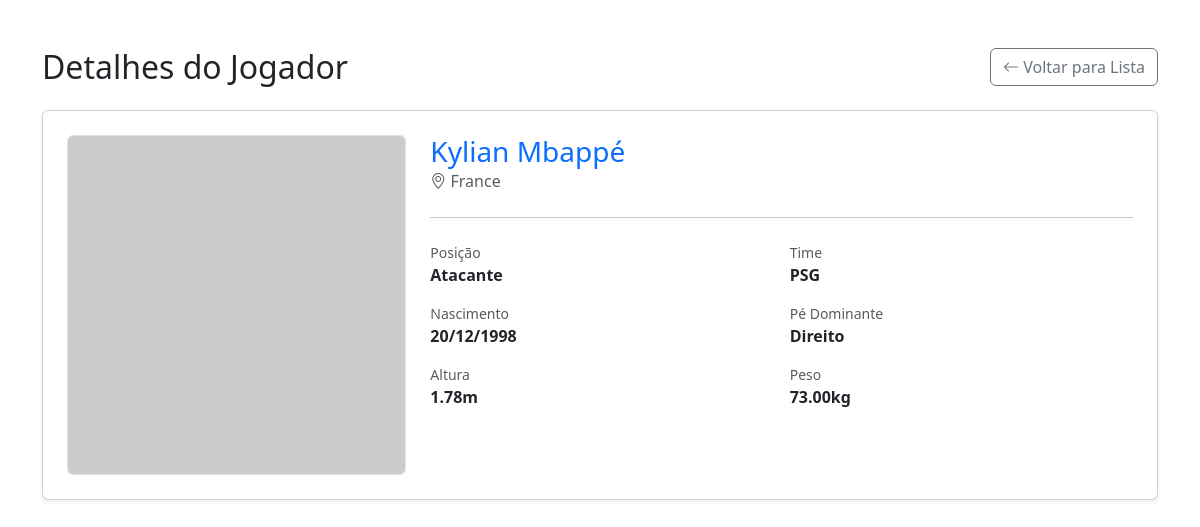
The app's page /jogadores/jogador?id=3 with its own data.
### tables this page shows
CREATE TABLE IF NOT EXISTS jogadores (
    id INT AUTO_INCREMENT PRIMARY KEY,
    nome VARCHAR(255) NOT NULL,
    data_nascimento DATE NOT NULL,
    nacionalidade VARCHAR(100) NULL,
    altura DECIMAL(4,2) NULL,
    peso DECIMAL(5,2) NULL,
    pe_dominante ENUM('Esquerdo', 'Direito', 'Ambos') NULL,
    posicao ENUM('Goleiro', 'Defensor', 'Meio-campista', 'Atacante') NULL,
    time VARCHAR(100) NULL,
    imagem VARCHAR(255) DEFAULT NULL,
    criado_em TIMESTAMP DEFAULT CURRENT_TIMESTAMP
);

### app/controllers/JogadorController.php (called while the page is built, shortened)
<?php
class JogadorController extends Controller
{
    private JogadorService $service;
    public function __construct()
    {
        $this->service = new JogadorService();
    }
    public function verJogador()
    {
        $id = $_GET['id'];
        $data['jogador'] = $this->service->getJogador($id);
        $this->view('jogadores/jogadores_show', $data);
    }
}

### app/core/Router.php (called while the page is built, shortened)
<?php
class Router
{
    private array $routes = [];
    public function get($route, $action){
        $this->routes[] = [
            'method' => 'get',
            'route' => $route,
            'action' => $action
        ];
    }
    public function post($route, $action){
        $this->routes[] = [
            'method' => 'post',
            'route' => $route,
            'action' => $action
        ];
    }
    public function run()
    {
        $uri  = parse_url($_SERVER['REQUEST_URI'], PHP_URL_PATH);
        $method = strtolower($_SERVER['REQUEST_METHOD']);
        foreach ($this->routes as $route) {
            if ($route['route'] == $uri && $route['method'] == $method) {
                return $this->dispatch($route);
            }
        }
        exit('Rota não encontrada');
    }
    public function dispatch($route){
        list($controller, $method) = explode('@', $route['action']);
        $controller = new $controllerClass;
        $controller->$method();
    }
}

### public/index.php (called while the page is built, shortened)
<?php
require_once __DIR__ . '/../app/core/Autoload.php';
$router = new Router();
$router->get('/', 'JogadorController@listarTodos');
$router->get('/jogadores', 'JogadorController@listarTodos');
$router->get('/jogadores/jogador', 'JogadorController@verJogador');
$router->get('/jogadores/cadastrar', 'JogadorController@criar');
$router->post('/jogadores/salvar', 'JogadorController@salvar');
$router->get('/jogadores/editar', 'JogadorController@editar');
$router->post('/jogadores/atualizar', 'JogadorController@atualizar');
$router->get('/jogadores/excluir', 'JogadorController@excluir');
$router->get('/teste', 'JogadorController@redirecionarTeste');
$router->get('/usuarios', 'UsuarioController@index');
$router->get('/usuarios/cadastrar', 'UsuarioController@cadastrar');
$router->post('/usuarios/salvar', 'UsuarioController@salvar');
$router->get('/usuarios/editar', 'UsuarioController@editar');
$router->post('/usuarios/atualizar', 'UsuarioController@atualizar');
$router->get('/usuarios/excluir', 'UsuarioController@excluir');
$router->run();

### app/repositories/JogadorRepository.php (called while the page is built, shortened)
<?php
class JogadorRepository
{
    private PDO $connection;
    function __construct()
    {
        $this->connection = ConnectionFactory::getConnection();
    }
    public function getJogador(int $id)
    {
        $stm = $this->connection->prepare("SELECT * FROM jogadores WHERE id = :id");
        $stm->bindValue('id', $id);
        $stm->execute();
        $jogador = $stm->fetch();
        return $jogador;
    }
}

### app/database/ConnectionFactory.php (called while the page is built, shortened)
<?php
class ConnectionFactory {
    private static ?PDO $connection = null;
    public static function getConnection(){
        if (self::$connection == null) {
            try {
                $dsn = "mysql:host=" . DB_HOST . ";dbname=" . DB_NAME ;
                self::$connection = self::createConnection($dsn);
            } catch(Exception $e){
                print("Não foi possível acessar o banco:  " . DB_NAME);
                print("<br>O erro foi: ". $e->getMessage());
                print("<br>Tentando inicializar o banco de dados...");
                $dsn = "mysql:host=" . DB_HOST;
                self::$connection = self::createConnection($dsn);
                $databaseInit = new DatabaseInitializer();
                $databaseInit->init(self::$connection);
                $dsn = "mysql:host=" . DB_HOST . ";dbname=" . DB_NAME ;
                self::$connection = self::createConnection($dsn);
            }
        }
        return self::$connection;
    }
    private static function createConnection(string $dsn){
        $connection = new PDO($dsn, DB_USER, DB_PASS);
        $connection->setAttribute(PDO::ATTR_ERRMODE, PDO::ERRMODE_EXCEPTION);
        $connection->setAttribute(PDO::ATTR_DEFAULT_FETCH_MODE, PDO::FETCH_ASSOC);
        return $connection;
    }
}

### app/services/JogadorService.php (called while the page is built, shortened)
<?php
class JogadorService {
    private JogadorRepository $repository;
    public function __construct(){
        $this->repository = new JogadorRepository();
    }
    public function getJogador(int $id){
        return $this->repository->getJogador($id);
    }
}

### app/core/Autoload.php (called while the page is built, shortened)
<?php
spl_autoload_register(function($class){
    $prefix = 'app\\';
    $baseDir = __DIR__ . '/../';
    if (str_starts_with($class, $prefix)) {
        $path = substr($class, strlen($prefix));
        $classFile = $baseDir .  str_replace('\\', '/', $path) . '.php';
    } else {
        throw new Exception("A classe {$class} não pode ser carregada");
    }
});

### app/views/jogadores/jogadores_show.php (the view, shortened to what this page needs)
<!DOCTYPE html>
<html lang="pt-br">
<head>
    <link href="https://cdn.jsdelivr.net/npm/bootstrap@5.3.3/dist/css/bootstrap.min.css" rel="stylesheet">
    <link href="https://cdn.jsdelivr.net/npm/bootstrap-icons/font/bootstrap-icons.css" rel="stylesheet">
</head>
<body>
    <div class="container py-5">
        <?php if (isset($jogador)): ?>
            <div class="d-flex justify-content-between align-items-center mb-4">
                <h2 class="mb-0">Detalhes do Jogador</h2>
                <a href="<?= URL_BASE ?>/jogadores" class="btn btn-outline-secondary">
                    <i class="bi bi-arrow-left"></i> Voltar para Lista
                </a>
            </div>
            <div class="card shadow-sm">
                <div class="card-body p-4">
                    <div class="row g-4">
                        <div class="col-md-4">
                            <div class="bg-light rounded d-flex align-items-center justify-content-center border" style="aspect-ratio: 1/1; overflow: hidden;">
                                <?php if (!empty($jogador['imagem'])): ?>
                                    <img src="<?= URL_BASE ?>/uploads/<?= $jogador['imagem'] ?>" alt="<?= $jogador['nome'] ?>" class="img-fluid w-100 h-100" style="object-fit: cover;">
                                <?php endif; ?>
                            </div>
                        </div>
                        <div class="col-md-8">
                            <div class="mb-3">
                                <h3 class="mb-0 text-primary"><?= $jogador['nome'] ?></h3>
                                <p class="text-muted"><i class="bi bi-geo-alt"></i> <?= $jogador['nacionalidade'] ?></p>
                            </div>
                            <hr class="my-4">
                            <div class="row g-3">
                                <div class="col-sm-6">
                                    <small class="text-muted d-block uppercase text-xs">Posição</small>
                                    <span class="fw-bold"><?= $jogador['posicao'] ?? 'Não informada' ?></span>
                                </div>
                                <div class="col-sm-6">
                                    <small class="text-muted d-block uppercase text-xs">Time</small>
                                    <span class="fw-bold"><?= $jogador['time'] ?? 'Não informado' ?></span>
                                </div>
                                <div class="col-sm-6">
                                    <small class="text-muted d-block uppercase text-xs">Nascimento</small>
                                    <span class="fw-bold"><?= isset($jogador['data_nascimento']) ? date('d/m/Y', strtotime($jogador['data_nascimento'])) : 'Não informado' ?></span>
                                </div>
                                <div class="col-sm-6">
                                    <small class="text-muted d-block uppercase text-xs">Pé Dominante</small>
                                    <span class="fw-bold"><?= $jogador['pe_dominante'] ?? 'Não informado' ?></span>
                                </div>
                                <div class="col-sm-6">
                                    <small class="text-muted d-block uppercase text-xs">Altura</small>
                                    <span class="fw-bold"><?= $jogador['altura'] ?>m</span>
                                </div>
                                <div class="col-sm-6">
                                    <small class="text-muted d-block uppercase text-xs">Peso</small>
                                    <span class="fw-bold"><?= $jogador['peso'] ?>kg</span>
                                </div>
                            </div>
                        </div>
                    </div>
                </div>
            </div>
        <?php endif; ?>
    </div>
</body>
</html>

### records on screen
jogadores: nome "Kylian Mbappé", nacionalidade "France", posicao "Atacante", time "PSG", data_nascimento "20/12/1998", pe_dominante "Direito", altura "1.78", peso "73.00"
